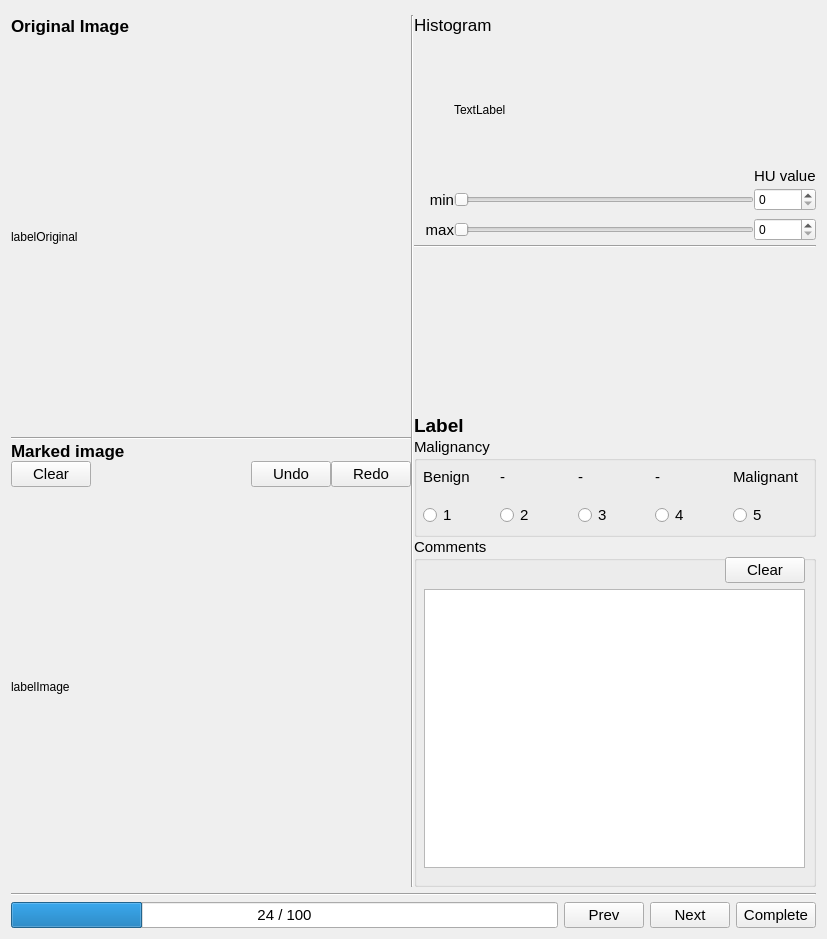
<?xml version="1.0" encoding="UTF-8"?>
<ui version="4.0">
 <class>MainWidget</class>
 <widget class="QWidget" name="MainWidget">
  <property name="geometry">
   <rect>
    <x>0</x>
    <y>0</y>
    <width>827</width>
    <height>939</height>
   </rect>
  </property>
  <property name="sizePolicy">
   <sizepolicy hsizetype="Minimum" vsizetype="Minimum">
    <horstretch>0</horstretch>
    <verstretch>0</verstretch>
   </sizepolicy>
  </property>
  <property name="windowTitle">
   <string>Mark me (Kyoto Institute of Technology)</string>
  </property>
  <property name="windowIcon">
   <iconset>
    <normaloff>../ui/mark_me.png</normaloff>../ui/mark_me.png</iconset>
  </property>
  <layout class="QVBoxLayout" name="verticalLayout">
   <item>
    <layout class="QVBoxLayout" name="verticalLayout_9">
     <item>
      <layout class="QHBoxLayout" name="horizontalLayout_3">
       <property name="topMargin">
        <number>4</number>
       </property>
       <item>
        <layout class="QVBoxLayout" name="verticalLayout_3">
         <property name="rightMargin">
          <number>0</number>
         </property>
         <item>
          <layout class="QHBoxLayout" name="horizontalLayout_10">
           <property name="spacing">
            <number>0</number>
           </property>
           <property name="sizeConstraint">
            <enum>QLayout::SetMinimumSize</enum>
           </property>
           <item>
            <layout class="QVBoxLayout" name="verticalLayout_8">
             <item>
              <widget class="QLabel" name="label_3">
               <property name="sizePolicy">
                <sizepolicy hsizetype="Minimum" vsizetype="Preferred">
                 <horstretch>0</horstretch>
                 <verstretch>0</verstretch>
                </sizepolicy>
               </property>
               <property name="font">
                <font>
                 <pointsize>13</pointsize>
                 <weight>75</weight>
                 <bold>true</bold>
                </font>
               </property>
               <property name="text">
                <string>Original Image</string>
               </property>
              </widget>
             </item>
             <item>
              <widget class="CanvasView" name="labelOriginal">
               <property name="sizePolicy">
                <sizepolicy hsizetype="Fixed" vsizetype="Fixed">
                 <horstretch>0</horstretch>
                 <verstretch>0</verstretch>
                </sizepolicy>
               </property>
               <property name="minimumSize">
                <size>
                 <width>400</width>
                 <height>400</height>
                </size>
               </property>
               <property name="maximumSize">
                <size>
                 <width>400</width>
                 <height>400</height>
                </size>
               </property>
               <property name="font">
                <font>
                 <family>MS UI Gothic</family>
                 <weight>50</weight>
                 <bold>false</bold>
                </font>
               </property>
               <property name="cursor">
                <cursorShape>CrossCursor</cursorShape>
               </property>
               <property name="text">
                <string>labelOriginal</string>
               </property>
              </widget>
             </item>
             <item>
              <widget class="Line" name="line_5">
               <property name="orientation">
                <enum>Qt::Horizontal</enum>
               </property>
              </widget>
             </item>
             <item>
              <widget class="QLabel" name="label_4">
               <property name="sizePolicy">
                <sizepolicy hsizetype="Minimum" vsizetype="Preferred">
                 <horstretch>0</horstretch>
                 <verstretch>0</verstretch>
                </sizepolicy>
               </property>
               <property name="font">
                <font>
                 <family>MS UI Gothic</family>
                 <pointsize>13</pointsize>
                 <weight>75</weight>
                 <bold>true</bold>
                </font>
               </property>
               <property name="text">
                <string>Marked image</string>
               </property>
              </widget>
             </item>
             <item>
              <layout class="QHBoxLayout" name="horizontalLayout_7">
               <item>
                <widget class="QPushButton" name="buttonClearMark">
                 <property name="minimumSize">
                  <size>
                   <width>0</width>
                   <height>25</height>
                  </size>
                 </property>
                 <property name="font">
                  <font>
                   <pointsize>11</pointsize>
                  </font>
                 </property>
                 <property name="text">
                  <string>Clear</string>
                 </property>
                </widget>
               </item>
               <item>
                <spacer name="horizontalSpacer_2">
                 <property name="orientation">
                  <enum>Qt::Horizontal</enum>
                 </property>
                 <property name="sizeHint" stdset="0">
                  <size>
                   <width>40</width>
                   <height>20</height>
                  </size>
                 </property>
                </spacer>
               </item>
               <item>
                <widget class="QPushButton" name="buttonUndoMark">
                 <property name="minimumSize">
                  <size>
                   <width>0</width>
                   <height>25</height>
                  </size>
                 </property>
                 <property name="font">
                  <font>
                   <pointsize>11</pointsize>
                  </font>
                 </property>
                 <property name="text">
                  <string>Undo</string>
                 </property>
                </widget>
               </item>
               <item>
                <widget class="QPushButton" name="buttonRedoMark">
                 <property name="minimumSize">
                  <size>
                   <width>0</width>
                   <height>25</height>
                  </size>
                 </property>
                 <property name="font">
                  <font>
                   <pointsize>11</pointsize>
                  </font>
                 </property>
                 <property name="text">
                  <string>Redo</string>
                 </property>
                </widget>
               </item>
              </layout>
             </item>
             <item>
              <widget class="CanvasView" name="labelImage">
               <property name="sizePolicy">
                <sizepolicy hsizetype="Fixed" vsizetype="Fixed">
                 <horstretch>0</horstretch>
                 <verstretch>0</verstretch>
                </sizepolicy>
               </property>
               <property name="minimumSize">
                <size>
                 <width>400</width>
                 <height>400</height>
                </size>
               </property>
               <property name="cursor">
                <cursorShape>CrossCursor</cursorShape>
               </property>
               <property name="text">
                <string>labelImage</string>
               </property>
              </widget>
             </item>
            </layout>
           </item>
           <item>
            <widget class="Line" name="line_2">
             <property name="orientation">
              <enum>Qt::Vertical</enum>
             </property>
            </widget>
           </item>
           <item>
            <layout class="QVBoxLayout" name="verticalLayout_4">
             <item>
              <widget class="QLabel" name="label_5">
               <property name="font">
                <font>
                 <pointsize>13</pointsize>
                </font>
               </property>
               <property name="text">
                <string>Histogram</string>
               </property>
              </widget>
             </item>
             <item>
              <layout class="QHBoxLayout" name="horizontalLayout_4">
               <item>
                <spacer name="horizontalSpacer">
                 <property name="orientation">
                  <enum>Qt::Horizontal</enum>
                 </property>
                 <property name="sizeType">
                  <enum>QSizePolicy::Fixed</enum>
                 </property>
                 <property name="sizeHint" stdset="0">
                  <size>
                   <width>40</width>
                   <height>20</height>
                  </size>
                 </property>
                </spacer>
               </item>
               <item>
                <widget class="QLabel" name="labelHistogram">
                 <property name="sizePolicy">
                  <sizepolicy hsizetype="Fixed" vsizetype="Fixed">
                   <horstretch>0</horstretch>
                   <verstretch>0</verstretch>
                  </sizepolicy>
                 </property>
                 <property name="minimumSize">
                  <size>
                   <width>300</width>
                   <height>150</height>
                  </size>
                 </property>
                 <property name="maximumSize">
                  <size>
                   <width>300</width>
                   <height>150</height>
                  </size>
                 </property>
                 <property name="text">
                  <string>TextLabel</string>
                 </property>
                </widget>
               </item>
               <item>
                <layout class="QVBoxLayout" name="verticalLayout_10">
                 <item>
                  <widget class="QLabel" name="label_6">
                   <property name="font">
                    <font>
                     <pointsize>11</pointsize>
                    </font>
                   </property>
                   <property name="text">
                    <string>HU value</string>
                   </property>
                   <property name="alignment">
                    <set>Qt::AlignBottom|Qt::AlignLeading|Qt::AlignLeft</set>
                   </property>
                  </widget>
                 </item>
                </layout>
               </item>
              </layout>
             </item>
             <item>
              <layout class="QHBoxLayout" name="horizontalLayout_2">
               <property name="sizeConstraint">
                <enum>QLayout::SetMinimumSize</enum>
               </property>
               <item>
                <widget class="QLabel" name="label_2">
                 <property name="sizePolicy">
                  <sizepolicy hsizetype="Fixed" vsizetype="Preferred">
                   <horstretch>0</horstretch>
                   <verstretch>0</verstretch>
                  </sizepolicy>
                 </property>
                 <property name="minimumSize">
                  <size>
                   <width>40</width>
                   <height>30</height>
                  </size>
                 </property>
                 <property name="maximumSize">
                  <size>
                   <width>20</width>
                   <height>30</height>
                  </size>
                 </property>
                 <property name="font">
                  <font>
                   <pointsize>11</pointsize>
                   <weight>50</weight>
                   <bold>false</bold>
                  </font>
                 </property>
                 <property name="statusTip">
                  <string>0</string>
                 </property>
                 <property name="text">
                  <string>min</string>
                 </property>
                 <property name="alignment">
                  <set>Qt::AlignRight|Qt::AlignTrailing|Qt::AlignVCenter</set>
                 </property>
                </widget>
               </item>
               <item>
                <widget class="QSlider" name="sliderMinHistogram">
                 <property name="sizePolicy">
                  <sizepolicy hsizetype="Fixed" vsizetype="Fixed">
                   <horstretch>0</horstretch>
                   <verstretch>0</verstretch>
                  </sizepolicy>
                 </property>
                 <property name="minimumSize">
                  <size>
                   <width>300</width>
                   <height>0</height>
                  </size>
                 </property>
                 <property name="orientation">
                  <enum>Qt::Horizontal</enum>
                 </property>
                </widget>
               </item>
               <item>
                <widget class="QSpinBox" name="spinMinHistogram">
                 <property name="minimumSize">
                  <size>
                   <width>50</width>
                   <height>0</height>
                  </size>
                 </property>
                </widget>
               </item>
              </layout>
             </item>
             <item>
              <layout class="QHBoxLayout" name="horizontalLayout">
               <property name="sizeConstraint">
                <enum>QLayout::SetMinimumSize</enum>
               </property>
               <item>
                <widget class="QLabel" name="label">
                 <property name="sizePolicy">
                  <sizepolicy hsizetype="Fixed" vsizetype="Fixed">
                   <horstretch>0</horstretch>
                   <verstretch>0</verstretch>
                  </sizepolicy>
                 </property>
                 <property name="minimumSize">
                  <size>
                   <width>40</width>
                   <height>30</height>
                  </size>
                 </property>
                 <property name="maximumSize">
                  <size>
                   <width>20</width>
                   <height>30</height>
                  </size>
                 </property>
                 <property name="font">
                  <font>
                   <pointsize>11</pointsize>
                   <weight>50</weight>
                   <bold>false</bold>
                  </font>
                 </property>
                 <property name="text">
                  <string>max</string>
                 </property>
                 <property name="alignment">
                  <set>Qt::AlignRight|Qt::AlignTrailing|Qt::AlignVCenter</set>
                 </property>
                </widget>
               </item>
               <item>
                <widget class="QSlider" name="sliderMaxHistogram">
                 <property name="sizePolicy">
                  <sizepolicy hsizetype="Fixed" vsizetype="Fixed">
                   <horstretch>0</horstretch>
                   <verstretch>0</verstretch>
                  </sizepolicy>
                 </property>
                 <property name="minimumSize">
                  <size>
                   <width>300</width>
                   <height>0</height>
                  </size>
                 </property>
                 <property name="orientation">
                  <enum>Qt::Horizontal</enum>
                 </property>
                </widget>
               </item>
               <item>
                <widget class="QSpinBox" name="spinMaxHistogram">
                 <property name="minimumSize">
                  <size>
                   <width>50</width>
                   <height>0</height>
                  </size>
                 </property>
                </widget>
               </item>
              </layout>
             </item>
             <item>
              <widget class="Line" name="line_4">
               <property name="orientation">
                <enum>Qt::Horizontal</enum>
               </property>
              </widget>
             </item>
             <item>
              <spacer name="verticalSpacer_2">
               <property name="orientation">
                <enum>Qt::Vertical</enum>
               </property>
               <property name="sizeHint" stdset="0">
                <size>
                 <width>20</width>
                 <height>40</height>
                </size>
               </property>
              </spacer>
             </item>
             <item>
              <widget class="QLabel" name="label_7">
               <property name="font">
                <font>
                 <pointsize>14</pointsize>
                 <weight>75</weight>
                 <bold>true</bold>
                </font>
               </property>
               <property name="text">
                <string>Label</string>
               </property>
              </widget>
             </item>
             <item>
              <widget class="QGroupBox" name="groupBox">
               <property name="sizePolicy">
                <sizepolicy hsizetype="Preferred" vsizetype="Fixed">
                 <horstretch>0</horstretch>
                 <verstretch>0</verstretch>
                </sizepolicy>
               </property>
               <property name="minimumSize">
                <size>
                 <width>0</width>
                 <height>100</height>
                </size>
               </property>
               <property name="font">
                <font>
                 <pointsize>11</pointsize>
                </font>
               </property>
               <property name="title">
                <string>Malignancy</string>
               </property>
               <widget class="QWidget" name="horizontalLayoutWidget_4">
                <property name="geometry">
                 <rect>
                  <x>9</x>
                  <y>19</y>
                  <width>381</width>
                  <height>71</height>
                 </rect>
                </property>
                <layout class="QHBoxLayout" name="horizontalLayout_6">
                 <property name="sizeConstraint">
                  <enum>QLayout::SetDefaultConstraint</enum>
                 </property>
                 <item>
                  <layout class="QVBoxLayout" name="verticalLayout_6">
                   <item>
                    <widget class="QLabel" name="label_8">
                     <property name="text">
                      <string>Benign</string>
                     </property>
                    </widget>
                   </item>
                   <item>
                    <widget class="QRadioButton" name="radioButton1">
                     <property name="minimumSize">
                      <size>
                       <width>0</width>
                       <height>0</height>
                      </size>
                     </property>
                     <property name="font">
                      <font>
                       <pointsize>11</pointsize>
                      </font>
                     </property>
                     <property name="text">
                      <string>1</string>
                     </property>
                     <property name="iconSize">
                      <size>
                       <width>30</width>
                       <height>30</height>
                      </size>
                     </property>
                    </widget>
                   </item>
                  </layout>
                 </item>
                 <item>
                  <layout class="QVBoxLayout" name="verticalLayout_7">
                   <item>
                    <widget class="QLabel" name="label_9">
                     <property name="text">
                      <string>-</string>
                     </property>
                    </widget>
                   </item>
                   <item>
                    <widget class="QRadioButton" name="radioButton2">
                     <property name="text">
                      <string>2</string>
                     </property>
                    </widget>
                   </item>
                  </layout>
                 </item>
                 <item>
                  <layout class="QVBoxLayout" name="verticalLayout_11">
                   <item>
                    <widget class="QLabel" name="label_10">
                     <property name="text">
                      <string>-</string>
                     </property>
                    </widget>
                   </item>
                   <item>
                    <widget class="QRadioButton" name="radioButton3">
                     <property name="text">
                      <string>3</string>
                     </property>
                    </widget>
                   </item>
                  </layout>
                 </item>
                 <item>
                  <layout class="QVBoxLayout" name="verticalLayout_13">
                   <item>
                    <widget class="QLabel" name="label_11">
                     <property name="text">
                      <string>-</string>
                     </property>
                    </widget>
                   </item>
                   <item>
                    <widget class="QRadioButton" name="radioButton4">
                     <property name="text">
                      <string>4</string>
                     </property>
                    </widget>
                   </item>
                  </layout>
                 </item>
                 <item>
                  <layout class="QVBoxLayout" name="verticalLayout_15">
                   <item>
                    <widget class="QLabel" name="label_12">
                     <property name="text">
                      <string>Malignant</string>
                     </property>
                    </widget>
                   </item>
                   <item>
                    <widget class="QRadioButton" name="radioButton5">
                     <property name="text">
                      <string>5</string>
                     </property>
                    </widget>
                   </item>
                  </layout>
                 </item>
                </layout>
               </widget>
              </widget>
             </item>
             <item>
              <widget class="QGroupBox" name="groupBox_2">
               <property name="minimumSize">
                <size>
                 <width>0</width>
                 <height>350</height>
                </size>
               </property>
               <property name="font">
                <font>
                 <pointsize>11</pointsize>
                 <weight>50</weight>
                 <bold>false</bold>
                </font>
               </property>
               <property name="title">
                <string>Comments</string>
               </property>
               <widget class="QWidget" name="verticalLayoutWidget_9">
                <property name="geometry">
                 <rect>
                  <x>10</x>
                  <y>20</y>
                  <width>381</width>
                  <height>311</height>
                 </rect>
                </property>
                <layout class="QVBoxLayout" name="verticalLayout_16">
                 <item>
                  <layout class="QHBoxLayout" name="horizontalLayout_9">
                   <item>
                    <spacer name="horizontalSpacer_3">
                     <property name="orientation">
                      <enum>Qt::Horizontal</enum>
                     </property>
                     <property name="sizeHint" stdset="0">
                      <size>
                       <width>40</width>
                       <height>20</height>
                      </size>
                     </property>
                    </spacer>
                   </item>
                   <item>
                    <widget class="QPushButton" name="buttonClearComment">
                     <property name="minimumSize">
                      <size>
                       <width>0</width>
                       <height>25</height>
                      </size>
                     </property>
                     <property name="text">
                      <string>Clear</string>
                     </property>
                    </widget>
                   </item>
                  </layout>
                 </item>
                 <item>
                  <widget class="QTextEdit" name="textEditComment"/>
                 </item>
                </layout>
               </widget>
              </widget>
             </item>
            </layout>
           </item>
          </layout>
         </item>
         <item>
          <widget class="Line" name="line">
           <property name="orientation">
            <enum>Qt::Horizontal</enum>
           </property>
          </widget>
         </item>
         <item>
          <layout class="QHBoxLayout" name="horizontalLayout_8">
           <item>
            <widget class="QProgressBar" name="progressBarIndex">
             <property name="font">
              <font>
               <pointsize>11</pointsize>
              </font>
             </property>
             <property name="value">
              <number>24</number>
             </property>
             <property name="format">
              <string>%v / %m</string>
             </property>
            </widget>
           </item>
           <item>
            <widget class="QPushButton" name="buttonPrevIndex">
             <property name="minimumSize">
              <size>
               <width>0</width>
               <height>25</height>
              </size>
             </property>
             <property name="font">
              <font>
               <pointsize>11</pointsize>
              </font>
             </property>
             <property name="text">
              <string>Prev</string>
             </property>
            </widget>
           </item>
           <item>
            <widget class="QPushButton" name="buttonNextIndex">
             <property name="minimumSize">
              <size>
               <width>0</width>
               <height>25</height>
              </size>
             </property>
             <property name="font">
              <font>
               <pointsize>11</pointsize>
              </font>
             </property>
             <property name="text">
              <string>Next</string>
             </property>
            </widget>
           </item>
           <item>
            <widget class="QPushButton" name="buttonCompleteIndex">
             <property name="minimumSize">
              <size>
               <width>0</width>
               <height>25</height>
              </size>
             </property>
             <property name="font">
              <font>
               <pointsize>11</pointsize>
              </font>
             </property>
             <property name="text">
              <string>Complete</string>
             </property>
            </widget>
           </item>
          </layout>
         </item>
        </layout>
       </item>
      </layout>
     </item>
    </layout>
   </item>
  </layout>
 </widget>
 <customwidgets>
  <customwidget>
   <class>CanvasView</class>
   <extends>QLabel</extends>
   <header>view.canvas_view.h</header>
  </customwidget>
 </customwidgets>
 <resources/>
 <connections/>
</ui>
